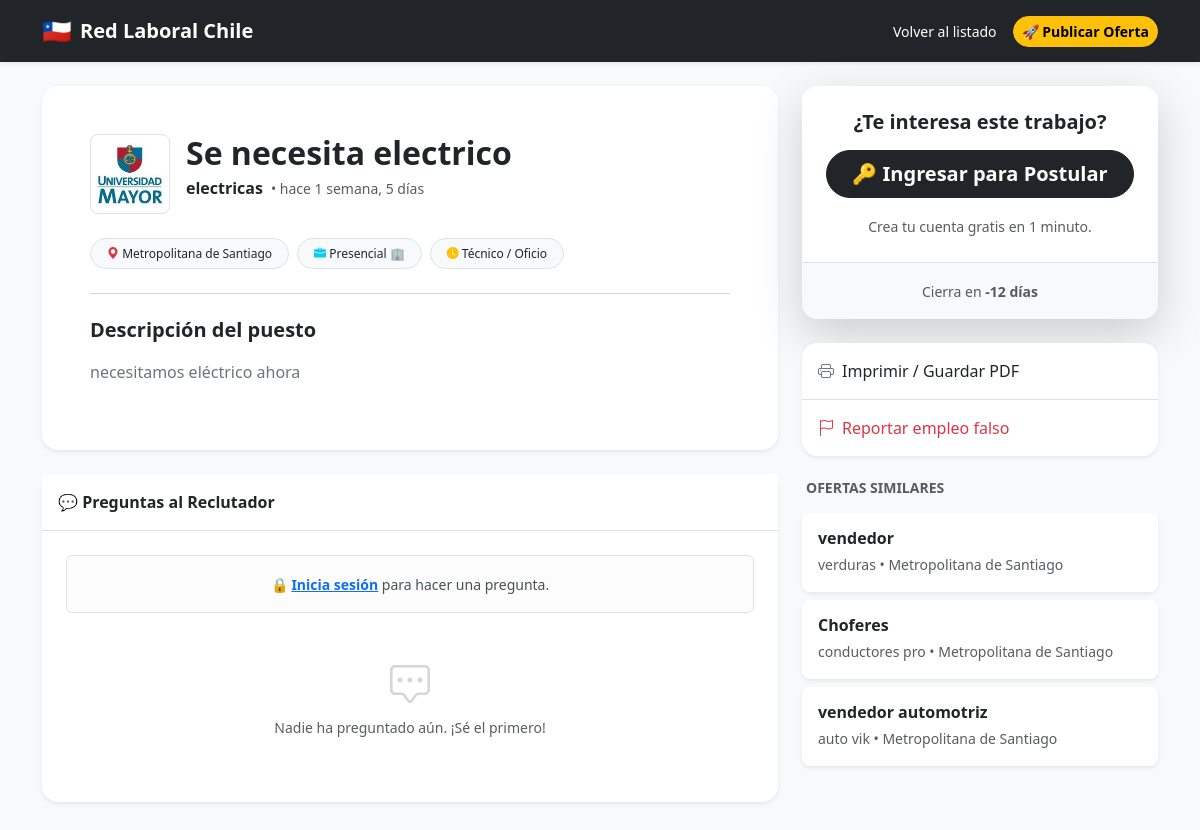
The app's page /oferta/8/ with its own data.
### empleos/models.py (models this page shows, shortened)
class OfertaLaboral(models.Model):
    usuario = models.ForeignKey(User, on_delete=models.CASCADE, null=True, blank=True)
    titulo = models.CharField(max_length=200, blank=True, null=True)
    empresa = models.CharField(max_length=100, blank=True, null=True)
    descripcion = models.TextField(blank=True, null=True)
    region = models.CharField(max_length=2, choices=REGIONES_CHILE, default='RM', blank=True, null=True)
    experiencia = models.CharField(max_length=3, choices=NIVEL_EXPERIENCIA, default='JR', blank=True, null=True)
    tipo = models.CharField(max_length=3, choices=TIPO_TRABAJO, default='OFI', blank=True, null=True)
    modalidad = models.CharField(max_length=3, choices=MODALIDAD_TRABAJO, default='PRE', blank=True, null=True)
    sueldo = models.PositiveIntegerField(null=True, blank=True)
    duracion = models.CharField(max_length=100, blank=True, null=True)
    fecha_cierre = models.DateField(default=timezone.now, blank=True, null=True)
    telefono = models.CharField(max_length=20, blank=True, null=True)
    wsp_activo = models.BooleanField(default=False, verbose_name="¿Contactar por WhatsApp?") # <--- NUEVO
    email_contacto = models.EmailField(blank=True, null=True)
    etiquetas = models.CharField(max_length=200, blank=True, null=True)
    imagen = models.ImageField(upload_to=renombrar_logo, null=True, blank=True)
    visitas = models.PositiveIntegerField(default=0)
    es_destacado = models.BooleanField(default=False)
    publicada = models.BooleanField(default=False)
    fecha_publicacion = models.DateTimeField(auto_now_add=True)
    token = models.UUIDField(default=uuid.uuid4, editable=False)
    empresa_verificada = models.BooleanField(default=False)
    def dias_para_cierre(self):
        if self.fecha_cierre: return (self.fecha_cierre - timezone.now().date()).days
        return 0

### empleos/views.py (the view, shortened to what this page needs)
# urls.py: path('oferta/<int:id>/', detalle_oferta, name='detalle'),
def detalle_oferta(request, id):
    oferta = get_object_or_404(OfertaLaboral, id=id)
    oferta.visitas += 1; oferta.save(update_fields=['visitas'])
    similares = OfertaLaboral.objects.filter(tipo=oferta.tipo, publicada=True).exclude(id=id).order_by('-fecha_publicacion')[:3]
    if request.method == 'POST' and 'btn_preguntar' in request.POST:
        if not request.user.is_authenticated: return redirect('login')
        form_pregunta = PreguntaForm(request.POST)
        if form_pregunta.is_valid():
            preg = form_pregunta.save(commit=False); preg.oferta = oferta; preg.usuario = request.user; preg.save()
            if oferta.usuario: Notificacion.objects.create(usuario=oferta.usuario, mensaje=f"❓ Nueva pregunta en {oferta.titulo}", enlace=f"/oferta/{oferta.id}/")
            messages.success(request, "Pregunta enviada."); return redirect('detalle', id=id)
    else: form_pregunta = PreguntaForm()
    match_percent = None; match_details = []
    return render(request, 'detalle_oferta.html', {
        'oferta': oferta, 'similares': similares, 'match_percent': match_percent,
        'match_details': match_details, 'form_pregunta': form_pregunta
    })

### empleos/templates/detalle_oferta.html (shortened to what this page needs)
<!DOCTYPE html>
<html lang="es">
<head>
    <link href="https://cdn.jsdelivr.net/npm/bootstrap@5.3.0/dist/css/bootstrap.min.css" rel="stylesheet">
    <link rel="stylesheet" href="https://cdn.jsdelivr.net/npm/bootstrap-icons@1.10.5/font/bootstrap-icons.css">
    {% load humanize %}
</head>
<body class="bg-light pb-5">
    <nav class="navbar navbar-expand-lg navbar-dark bg-dark mb-4 shadow-sm">
        <div class="container">
            <a class="navbar-brand fw-bold d-flex align-items-center gap-2" href="/">
                <span class="fs-4">🇨🇱</span> Red Laboral Chile
            </a>
            <div class="d-flex align-items-center gap-3">
                <a href="/" class="text-white text-decoration-none small">Volver al listado</a>
                <a href="/publicar/" class="btn btn-warning btn-sm fw-bold rounded-pill">🚀 Publicar Oferta</a>
            </div>
        </div>
    </nav>
    <div class="container mb-5">
        <div class="row justify-content-center">
            <div class="col-lg-8">
                <div class="card shadow-sm border-0 mb-4 rounded-4 overflow-hidden">
                    <div class="card-body p-4 p-lg-5">
                        <div class="d-flex align-items-start gap-3 mb-4">
                            {% if oferta.imagen %}
                                <img src="{{ oferta.imagen.url }}" class="rounded-3 border" style="width: 80px; height: 80px; object-fit: contain; padding: 5px;">
                            {% else %}
                                <div class="bg-light rounded-3 d-flex align-items-center justify-content-center text-muted border" style="width: 80px; height: 80px; font-size: 2rem;">🏢</div>
                            {% endif %}
                            <div class="flex-grow-1">
                                <h1 class="fw-bold h2 mb-1">{{ oferta.titulo }}</h1>
                                <div class="text-muted d-flex align-items-center gap-2">
                                    <span class="fw-bold text-dark">{{ oferta.empresa }}</span>
                                    <span class="small">• {{ oferta.fecha_publicacion|naturaltime }}</span>
                                </div>
                            </div>
                        </div>
                        <div class="d-flex flex-wrap gap-2 mb-4">
                            <span class="badge bg-light text-dark border px-3 py-2 rounded-pill fw-normal"><i class="bi bi-geo-alt-fill text-danger"></i> {{ oferta.get_region_display }}</span>
                            <span class="badge bg-light text-dark border px-3 py-2 rounded-pill fw-normal"><i class="bi bi-briefcase-fill text-info"></i> {{ oferta.get_modalidad_display }}</span>
                            <span class="badge bg-light text-dark border px-3 py-2 rounded-pill fw-normal"><i class="bi bi-clock-fill text-warning"></i> {{ oferta.get_tipo_display }}</span>
                        </div>
                        <hr class="text-muted opacity-25">
                        <div class="mt-4">
                            <h5 class="fw-bold mb-3">Descripción del puesto</h5>
                            <div class="text-secondary" style="line-height: 1.8;">
                                {{ oferta.descripcion|safe|linebreaks }}
                            </div>
                        </div>
                    </div>
                </div>
                <div class="card shadow-sm border-0 rounded-4">
                    <div class="card-header bg-white py-3 fw-bold border-bottom">
                        💬 Preguntas al Reclutador
                    </div>
                    <div class="card-body p-4">
                        {% if user.is_authenticated %}
                            <form method="post" class="mb-4 d-flex gap-2">
                                {% csrf_token %}
                                <div class="flex-grow-1">
                                    {{ form_pregunta.pregunta }}
                                </div>
                                <button type="submit" name="btn_preguntar" class="btn btn-primary px-4 align-self-start">Enviar</button>
                            </form>
                        {% else %}
                            <div class="alert alert-light border mb-4 text-center">
                                <small>🔒 <a href="/login/" class="fw-bold">Inicia sesión</a> para hacer una pregunta.</small>
                            </div>
                        {% endif %}
                        <div class="list-group list-group-flush">
                            {% for p in oferta.preguntas.all %}
                                <div class="list-group-item px-0 py-3">
                                    <div class="d-flex justify-content-between mb-1">
                                        <span class="fw-bold small text-dark"><i class="bi bi-person-circle text-secondary"></i> {{ p.usuario.username }}</span>
                                        <small class="text-muted" style="font-size: 0.7rem;">{{ p.fecha_pregunta|timesince }}</small>
                                    </div>
                                    <p class="mb-2 text-secondary small">{{ p.pregunta }}</p>
                                    {% if p.respuesta %}
                                        <div class="bg-light p-3 rounded-3 ms-4 border-start border-4 border-success">
                                            <div class="d-flex align-items-center gap-2 mb-1">
                                                <span class="badge bg-success" style="font-size: 0.6rem;">RESPUESTA OFICIAL</span>
                                                <small class="fw-bold text-dark">{{ oferta.empresa }}</small>
                                            </div>
                                            <p class="mb-0 small text-secondary">{{ p.respuesta }}</p>
                                        </div>
                                    {% elif user == oferta.usuario %}
                                        <form action="/pregunta/{{ p.id }}/responder/" method="post" class="mt-2 ms-4">
                                            {% csrf_token %}
                                            <div class="input-group input-group-sm">
                                                <input type="text" name="respuesta" class="form-control" placeholder="Escribe la respuesta oficial...">
                                                <button class="btn btn-outline-success">Responder</button>
                                            </div>
                                        </form>
                                    {% endif %}
                                </div>
                            {% empty %}
                                <div class="text-center py-4 text-muted">
                                    <i class="bi bi-chat-square-dots display-6 opacity-25"></i>
                                    <p class="small mt-2">Nadie ha preguntado aún. ¡Sé el primero!</p>
                                </div>
                            {% endfor %}
                        </div>
                    </div>
                </div>
            </div>
            <div class="col-lg-4 mt-4 mt-lg-0">
                <div class="sticky-top" style="top: 20px;">
                    <div class="card border-0 shadow-lg rounded-4 mb-4 overflow-hidden">
                        <div class="card-body p-4 text-center bg-white">
                            <h5 class="fw-bold mb-3">¿Te interesa este trabajo?</h5>
                            {% if user.is_authenticated %}
                                <form action="/postular/{{ oferta.id }}/" method="post">
                                    {% csrf_token %}
                                    <button type="submit" class="btn btn-primary btn-lg w-100 fw-bold rounded-pill shadow-sm mb-3 pulse-button">
                                        📄 Enviar mi CV Ahora
                                    </button>
                                </form>
                                <small class="text-muted d-block">Tu perfil será enviado inmediatamente.</small>
                            {% else %}
                                <a href="/login/?next={{ request.path }}" class="btn btn-dark btn-lg w-100 fw-bold rounded-pill mb-3">
                                    🔑 Ingresar para Postular
                                </a>
                                <small class="text-muted">Crea tu cuenta gratis en 1 minuto.</small>
                            {% endif %}
                        </div>
                        <div class="card-footer bg-light text-center py-3 border-top">
                            <small class="text-muted">Cierra en <strong>{{ oferta.dias_para_cierre }} días</strong></small>
                        </div>
                    </div>
                    <div class="card border-0 shadow-sm rounded-4 mb-4">
                        <div class="list-group list-group-flush rounded-4">
                            <a href="/oferta/{{ oferta.id }}/imprimir/" target="_blank" class="list-group-item list-group-item-action d-flex align-items-center gap-2 py-3">
                                <i class="bi bi-printer text-secondary"></i> Imprimir / Guardar PDF
                            </a>
                            <a href="/oferta/{{ oferta.id }}/reportar/" class="list-group-item list-group-item-action d-flex align-items-center gap-2 py-3 text-danger">
                                <i class="bi bi-flag text-danger"></i> Reportar empleo falso
                            </a>
                        </div>
                    </div>
                    {% if similares %}
                        <h6 class="fw-bold text-muted text-uppercase small mb-3 ms-1">Ofertas Similares</h6>
                        {% for sim in similares %}
                            <div class="card border-0 shadow-sm mb-2 rounded-3">
                                <div class="card-body p-3">
                                    <h6 class="mb-1 fw-bold"><a href="/oferta/{{ sim.id }}/" class="text-decoration-none text-dark stretched-link">{{ sim.titulo }}</a></h6>
                                    <small class="text-muted">{{ sim.empresa }} • {{ sim.get_region_display }}</small>
                                </div>
                            </div>
                        {% endfor %}
                    {% endif %}
                </div>
            </div>
        </div>
    </div>
</body>
</html>

### records on screen
OfertaLaboral: imagen (picture), titulo "Se necesita electrico", empresa "electricas", fecha_publicacion "hace 1 semana, 5 días", region "Metropolitana de Santiago", modalidad "Presencial 🏢", tipo "Técnico / Oficio", descripcion "necesitamos eléctrico ahora", dias_para_cierre "-12"
OfertaLaboral: titulo "vendedor", empresa "verduras", region "Metropolitana de Santiago"
OfertaLaboral: titulo "Choferes", empresa "conductores pro", region "Metropolitana de Santiago"
OfertaLaboral: titulo "vendedor automotriz", empresa "auto vik", region "Metropolitana de Santiago"
